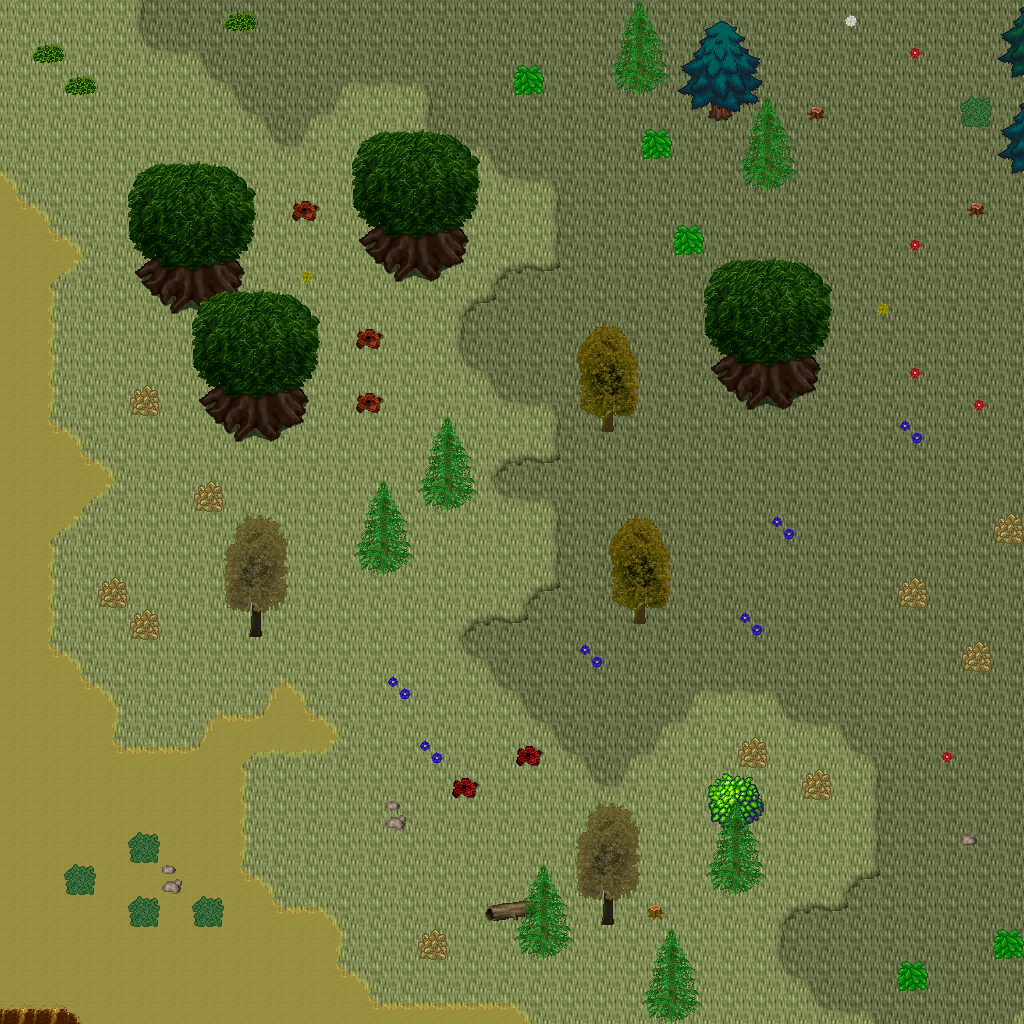

Rendered tile map (Tiled .tmx) drawn with the repository's tilesets; below, a short description and the map source with its tile grids summarised:
An orthogonal 32x32 tile map with 32x32 px tiles, 5 tile layers (Ground, Objects, Objects2, Above, ...), 1 hidden layer not drawn, 45 tilesets.

<map version="1.10" tiledversion="1.11.0" orientation="orthogonal" renderorder="right-down" width="32" height="32" tilewidth="32" tileheight="32" infinite="0" nextlayerid="11" nextobjectid="1">
 <tileset firstgid="1" name="ground_ground" tilewidth="32" tileheight="32" tilecount="33" columns="3">
  <image source="../drawable/ground_ground.png" width="96" height="352" />
 </tileset>
 <tileset firstgid="34" name="ground_ridge_earth_dark" tilewidth="32" tileheight="32" tilecount="96" columns="12">
  <image source="../drawable/ground_ridge_earth_dark.png" width="384" height="256" />
 </tileset>
 <tileset firstgid="130" name="plant_grasses" tilewidth="32" tileheight="32" tilecount="6" columns="3">
  <image source="../drawable/plant_grasses.png" width="96" height="64" />
 </tileset>
 <tileset firstgid="136" name="ground_ladder_vertical_dark" tilewidth="32" tileheight="32" tilecount="3" columns="3">
  <image source="../drawable/ground_ladder_vertical_dark.png" width="96" height="32" />
 </tileset>
 <tileset firstgid="139" name="logic_collision" tilewidth="32" tileheight="32" tilecount="1" columns="1">
  <image source="../drawable/logic_collision.png" width="32" height="32" />
 </tileset>
 <tileset firstgid="140" name="ground_grass_corners" tilewidth="32" tileheight="32" tilecount="24" columns="6">
  <image source="../drawable/ground_grass_corners.png" width="192" height="128" />
 </tileset>
 <tileset firstgid="164" name="ground_earth_edges" tilewidth="32" tileheight="32" tilecount="18" columns="6">
  <image source="../drawable/ground_earth_edges.png" width="192" height="96" />
 </tileset>
 <tileset firstgid="182" name="plant_bush_bushes" tilewidth="32" tileheight="32" tilecount="10" columns="5">
  <image source="../drawable/plant_bush_bushes.png" width="160" height="64" />
 </tileset>
 <tileset firstgid="192" name="plant_tree_tree_darkgreen" tilewidth="32" tileheight="32" tilecount="88" columns="8">
  <image source="../drawable/plant_tree_tree_darkgreen.png" width="256" height="352" />
 </tileset>
 <tileset firstgid="280" name="ground_rock_pebbles" tilewidth="32" tileheight="32" tilecount="3" columns="1">
  <image source="../drawable/ground_rock_pebbles.png" width="32" height="96" />
 </tileset>
 <tileset firstgid="283" name="furniture_sink_jacuzzi_dark_side_on" tilewidth="32" tileheight="32" tilecount="36" columns="3">
  <image source="../drawable/furniture_sink_jacuzzi_dark_side_on.png" width="96" height="384" />
 </tileset>
 <tileset firstgid="319" name="furniture_chair_bench_iron_extensible" tilewidth="32" tileheight="32" tilecount="16" columns="4">
  <image source="../drawable/furniture_chair_bench_iron_extensible.png" width="128" height="128" />
 </tileset>
 <tileset firstgid="335" name="plant_flower_daisy_blue" tilewidth="32" tileheight="32" tilecount="8" columns="2">
  <image source="../drawable/plant_flower_daisy_blue.png" width="64" height="128" />
 </tileset>
 <tileset firstgid="343" name="plant_flower_daisy_red" tilewidth="32" tileheight="32" tilecount="8" columns="2">
  <image source="../drawable/plant_flower_daisy_red.png" width="64" height="128" />
 </tileset>
 <tileset firstgid="351" name="plant_flower_daisy_white" tilewidth="32" tileheight="32" tilecount="8" columns="2">
  <image source="../drawable/plant_flower_daisy_white.png" width="64" height="128" />
 </tileset>
 <tileset firstgid="359" name="plant_flower_daisy_yellow" tilewidth="32" tileheight="32" tilecount="8" columns="2">
  <image source="../drawable/plant_flower_daisy_yellow.png" width="64" height="128" />
 </tileset>
 <tileset firstgid="367" name="plant_bush_hedge" tilewidth="32" tileheight="32" tilecount="35" columns="5">
  <image source="../drawable/plant_bush_hedge.png" width="160" height="224" />
 </tileset>
 <tileset firstgid="402" name="plant_tree_evergreen" tilewidth="32" tileheight="32" tilecount="36" columns="3">
  <image source="../drawable/plant_tree_evergreen.png" width="96" height="384" />
 </tileset>
 <tileset firstgid="438" name="furniture_light_iron_lamp" tilewidth="32" tileheight="32" tilecount="3" columns="1">
  <image source="../drawable/furniture_light_iron_lamp.png" width="32" height="96" />
 </tileset>
 <tileset firstgid="441" name="furniture_light_flames" tilewidth="32" tileheight="32" tilecount="6" columns="6">
  <image source="../drawable/furniture_light_flames.png" width="192" height="32" />
 </tileset>
 <tileset firstgid="447" name="item_statue_girl_with_bird" tilewidth="32" tileheight="32" tilecount="12" columns="4">
  <image source="../drawable/item_statue_girl_with_bird.png" width="128" height="96" />
 </tileset>
 <tileset firstgid="459" name="object_birds" tilewidth="32" tileheight="32" tilecount="4" columns="2">
  <image source="../drawable/object_birds.png" width="64" height="64" />
 </tileset>
 <tileset firstgid="463" name="logic_protection" tilewidth="32" tileheight="32" tilecount="2" columns="2">
  <image source="../drawable/logic_protection.png" width="64" height="32" />
 </tileset>
 <tileset firstgid="465" name="plant_tree_spruce" tilewidth="32" tileheight="32" tilecount="6" columns="2">
  <image source="../drawable/plant_tree_spruce.png" width="64" height="96" />
 </tileset>
 <tileset firstgid="471" name="plant_tree_taller_trees" tilewidth="32" tileheight="32" tilecount="32" columns="8">
  <image source="../drawable/plant_tree_taller_trees.png" width="256" height="128" />
 </tileset>
 <tileset firstgid="503" name="plant_stump_hollow_logs" tilewidth="32" tileheight="32" tilecount="6" columns="3">
  <image source="../drawable/plant_stump_hollow_logs.png" width="96" height="64" />
 </tileset>
 <tileset firstgid="509" name="plant_stump_small_stump" tilewidth="32" tileheight="32" tilecount="4" columns="2">
  <image source="../drawable/plant_stump_small_stump.png" width="64" height="64" />
 </tileset>
 <tileset firstgid="513" name="ground_grass_2" tilewidth="32" tileheight="32" tilecount="21" columns="3">
  <image source="../drawable/ground_grass_2.png" width="96" height="224" />
 </tileset>
 <tileset firstgid="534" name="ground_water_waterfall" tilewidth="32" tileheight="32" tilecount="120" columns="8">
  <image source="../drawable/ground_water_waterfall.png" width="256" height="480" />
 </tileset>
 <tileset firstgid="654" name="ground_water_pool_corners" tilewidth="32" tileheight="32" tilecount="72" columns="3">
  <image source="../drawable/ground_water_pool_corners.png" width="96" height="768" />
 </tileset>
 <tileset firstgid="726" name="ground_water_pool" tilewidth="32" tileheight="32" tilecount="72" columns="3">
  <image source="../drawable/ground_water_pool.png" width="96" height="768" />
 </tileset>
 <tileset firstgid="798" name="plant_vine" tilewidth="32" tileheight="32" tilecount="3" columns="1">
  <image source="../drawable/plant_vine.png" width="32" height="96" />
 </tileset>
 <tileset firstgid="801" name="logic_item_fruits" tilewidth="32" tileheight="32" tilecount="16" columns="8">
  <image source="../drawable/logic_item_fruits.png" width="256" height="64" />
 </tileset>
 <tileset firstgid="817" name="ground_dry_grass" tilewidth="32" tileheight="32" tilecount="54" columns="9">
  <image source="../drawable/ground_dry_grass.png" width="288" height="192" />
 </tileset>
 <tileset firstgid="871" name="light_dim_light_5x5" tilewidth="32" tileheight="32" tilecount="25" columns="5">
  <image source="../drawable/light_dim_light_5x5.png" width="160" height="160" />
 </tileset>
 <tileset firstgid="896" name="building_chimney_smoke" tilewidth="32" tileheight="32" tilecount="40" columns="4">
  <image source="../drawable/building_chimney_smoke.png" width="128" height="320" />
 </tileset>
 <tileset firstgid="936" name="logic_creature_hybrid" tilewidth="32" tileheight="32" tilecount="16" columns="8">
  <image source="../drawable/logic_creature_hybrid.png" width="256" height="64" />
 </tileset>
 <tileset firstgid="952" name="building_huts" tilewidth="32" tileheight="32" tilecount="338" columns="26">
  <image source="../drawable/building_huts.png" width="832" height="416" />
 </tileset>
 <tileset firstgid="1290" name="logic_portal" tilewidth="32" tileheight="32" tilecount="24" columns="8">
  <image source="../drawable/logic_portal.png" width="256" height="96" />
 </tileset>
 <tileset firstgid="1314" name="plant_bush_leafy" tilewidth="32" tileheight="32" tilecount="48" columns="8">
  <image source="../drawable/plant_bush_leafy.png" width="256" height="192" />
 </tileset>
 <tileset firstgid="1362" name="plant_bush_berried" tilewidth="32" tileheight="32" tilecount="60" columns="5">
  <image source="../drawable/plant_bush_berried.png" width="160" height="384" />
 </tileset>
 <tileset firstgid="1422" name="plant_bush_flowering" tilewidth="32" tileheight="32" tilecount="72" columns="8">
  <image source="../drawable/plant_bush_flowering.png" width="256" height="288" />
 </tileset>
 <tileset firstgid="1494" name="plant_bushes_and_trees" tilewidth="32" tileheight="32" tilecount="144" columns="16">
  <image source="../drawable/plant_bushes_and_trees.png" width="512" height="289" />
 </tileset>
 <tileset firstgid="1638" name="plant_bush_bush_pinks" tilewidth="32" tileheight="32" tilecount="4" columns="2">
  <image source="../drawable/plant_bush_bush_pinks.png" width="64" height="64" />
 </tileset>
 <tileset firstgid="1642" name="logic_creature_mutant" tilewidth="32" tileheight="32" tilecount="7" columns="7">
  <image source="../drawable/logic_creature_mutant.png" width="224" height="32" />
 </tileset>
 <layer id="1" name="Ground" width="32" height="32">
  <data>[1024 cells, 1024 non-empty, 3 distinct tile ids]</data>
 </layer>
 <layer id="2" name="Objects" width="32" height="32">
  <data>[1024 cells, 249 non-empty, 52 distinct tile ids]</data>
 </layer>
 <layer id="3" name="Objects2" width="32" height="32">
  <data>[1024 cells, 0 non-empty, 0 distinct tile ids]</data>
 </layer>
 <layer id="4" name="Above" width="32" height="32">
  <data>[1024 cells, 103 non-empty, 41 distinct tile ids]</data>
 </layer>
 <layer id="5" name="Above2" width="32" height="32">
  <data>[1024 cells, 23 non-empty, 11 distinct tile ids]</data>
 </layer>
 <layer id="6" name="Walkable" width="32" height="32" visible="0">
  <data>[1024 cells, 76 non-empty, 1 distinct tile ids]</data>
 </layer>
 <objectgroup id="7" name="Mapevents" />
 <objectgroup id="8" name="Spawn" />
 <objectgroup id="9" name="Keys" />
 <objectgroup id="10" name="Replace" />
</map>
